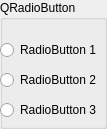
               <widget class="QGroupBox" name="groupBox">
                <property name="title">
                 <string>QRadioButton</string>
                </property>
                <widget class="QRadioButton" name="radioButton">
                 <property name="geometry">
                  <rect>
                   <x>0</x>
                   <y>40</y>
                   <width>98</width>
                   <height>20</height>
                  </rect>
                 </property>
                 <property name="text">
                  <string>RadioButton 1</string>
                 </property>
                </widget>
                <widget class="QRadioButton" name="radioButton_2">
                 <property name="geometry">
                  <rect>
                   <x>0</x>
                   <y>70</y>
                   <width>98</width>
                   <height>20</height>
                  </rect>
                 </property>
                 <property name="text">
                  <string>RadioButton 2</string>
                 </property>
                </widget>
                <widget class="QRadioButton" name="radioButton_3">
                 <property name="geometry">
                  <rect>
                   <x>0</x>
                   <y>100</y>
                   <width>98</width>
                   <height>20</height>
                  </rect>
                 </property>
                 <property name="text">
                  <string>RadioButton 3</string>
                 </property>
                </widget>
               </widget>
